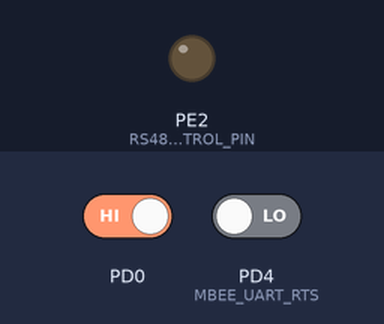
Recording of a program running on a simulated ATmega1280, built with avr-gcc and emulated at 16 MHz. Parts: output pins drawn as LEDs (lit = HIGH). The test bench sets the inputs (shaded band); at power-on: PD0 HIGH, PD4 (MBEE_UART_RTS) LOW. Pins used as bus, display or sensor lines are not drawn; what the program prints to the serial monitor is not drawn.

Above: at 1.2 s.
1.3 s: PD0 driven LOW
Timing chart, 0 to 4.3 s (numbered marks = the images above; inputs shaded):
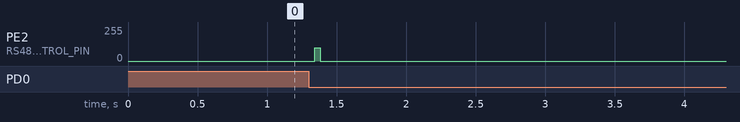

The program:

main.cpp
```cpp
#define F_CPU 16000000UL	// Тактовая частота 16 МГц
#include <avr/io.h>			// Библиотека именований регистров ввода-вывода
#include <util/delay.h>		// Библиотека задержек
#include <avr/interrupt.h>	// Библиотека векторов прерываний
#include <stdio.h>
#include <string.h>

#define DDR_SPI DDRB	// Регистр SPI
#define SCK DDB1		// Пин SCK
#define MOSI DDB2		// Пин MOSI
#define MISO DDB3		// Пин MISO
#define SS DDB0			// Пин SS

void spi_init(){
	DDR_SPI = (1<<MOSI) | (1<<SCK) | (1<<SS);	// Настройка пинов: MOSI, SCK, SS(PB0) - на выход
	DDR_SPI &= ~(1<<MISO);						// Настройка пина: MISO - на вход

	SPCR = (1<<SPE) | (1<<MSTR) | (1<<SPR0) | (1<<CPHA);	// Настройка SPI Control Register для работы с ацп ADS1220
}

uint8_t spi_transfer(uint8_t data) {
	SPDR = data;					// Запись данных в регистр
	while(!(SPSR & (1 << SPIF)));	// Ожидание завершения передачи
	return SPDR;					// Чтение полученного байта
}

// Высокий и низкий уровни Chip Select
#define CS_LOW()  PORTB &= ~(1 << PB0)
#define CS_HIGH() PORTB |=  (1 << PB0)

// Команды ADS1220
#define CMD_RESET  0x06
#define CMD_START  0x08
#define CMD_RDATA  0x10

void ads1220_reset() {
	CS_LOW();
	spi_transfer(CMD_RESET);
	CS_HIGH();
	_delay_ms(1); // Время на перезагрузку
}

long ads1220_read_data() {
	uint8_t b1, b2, b3;

	CS_LOW();
	spi_transfer(CMD_RDATA);	// Команда на чтение данных
	b1 = spi_transfer(0xFF);	// Старший байт (DATA MSB, биты 23-16)
	b2 = spi_transfer(0xFF);	// DATA (биты 15-8)
	b3 = spi_transfer(0xFF);	// Младший байт (DATA LSB, биты 7-0)
	CS_HIGH();

	// Сборка 24-битного результата
	long result = ((long)b1 << 16) | ((long)b2 << 8) | (long)b3;

	// Если число отрицательное (23-й бит = 1), расширяем знак до 32 бит
	if (result & 0x800000) {
		result |= 0xFF000000;
	}

	return result;
}

// Флаг готовности данных
volatile uint8_t data_ready_flag = 0;

void interrupt_init() {
	// Настройка пина PD0 (INT0) на вход
	DDRD &= ~(1 << DDD0);

	// EICRA — регистр управления прерываниями (для INT0-INT3)
	// ISC01 = 1, ISC00 = 0 -> Прерывание по спадающему фронту (Falling Edge)
	EICRA |= (1 << ISC01);
	EICRA &= ~(1 << ISC00);

	// EIMSK — маска внешних прерываний
	// Включение INT0
	EIMSK |= (1 << INT0);

	// Глобальное разрешение прерываний
	sei();
}

// Обработчик прерывания INT0
ISR (INT0_vect) {
	data_ready_flag = 1; // Устанавливаем флаг для основного цикла
}

void ads1220_setup(){
	CS_LOW();

	// Запись сразу 4 регистров, начиная с 0-го
	// Команда: 0x40 (WREG) | 0x00 (Начать с рег 0) | 0x03 (Записать 4 байта)
	spi_transfer(0x43);

	// Reg 0: MUX=AIN0-AIN1 (0000), GAIN=1 (000), PGA=Enable (0) -> 0x00
	spi_transfer(0x00);

	// Reg 1: 20 SPS, Continuous Mode
	// DR=20SPS (000), MODE=Normal (00), CM=Continuous (1), TS=Off (0), BCS=Off (0) -> 0x04
	spi_transfer(0x04);

	// Reg 2: VREF=Internal 2.048-V (00), 50/60=default (00), PSW=default (0), IDAC=Off (000) -> 0x00
	spi_transfer(0x00);

	// Reg 3: IDAC1=Off (000), IDAC2=Off (000), DRDY mode (0) -> 0x00
	spi_transfer(0x00);

	CS_HIGH();

	// Запуск преобразования ацп после настройки
	CS_LOW();
	spi_transfer(CMD_START); // Команда START/SYNC
	CS_HIGH();
}

void watchdog_init(){
	// Настройка пина PB4 на выход
	DDRB |= (1 << DDB4);

	// Установка начального значения
	PORTB &= ~(1 << PB4);
}

// Функция сброса сторожевого таймера супервизора
void watchdog_reset(){
	// Инвертирование состояние пина PB4
	PORTB ^= (1 << PB4);
}

#define RS485_CONTROL_PIN   PE2
#define RS485_CONTROL_DDR   DDRE
#define RS485_CONTROL_PORT  PORTE

#define RS485_TX_ENABLE()   RS485_CONTROL_PORT |= (1 << RS485_CONTROL_PIN)
#define RS485_RX_ENABLE()   RS485_CONTROL_PORT &= ~(1 << RS485_CONTROL_PIN)

void uart0_init(unsigned int baud) {
	unsigned int ubrr = F_CPU/16/baud - 1;
	UBRR0H = (unsigned char)(ubrr >> 8);
	UBRR0L = (unsigned char)ubrr;

	// Включение приемника и передатчика UART0
	UCSR0B = (1 << RXEN0) | (1 << TXEN0);
	// Настройка UART для Modbus ASCII: 7 бит данных, Even Parity, 1 Stop Bit
	UCSR0C = (1 << UPM01) | (1 << UCSZ01);

	// Настройка пина управления на выход
	RS485_CONTROL_DDR |= (1 << RS485_CONTROL_PIN);
	RS485_RX_ENABLE(); // Включение приема
}

void rs485_send_byte(uint8_t data) {
	RS485_TX_ENABLE();				// Включение передачи

	UDR0 = data;					// Загрузка данных в буфер

	// Ожидание завершения передачи байта
	while (!(UCSR0A & (1 << TXC0)));

	// Сброс флага завершения передачи вручную
	UCSR0A |= (1 << TXC0);

	RS485_RX_ENABLE();				// Возвращение на прием
}

// Функция для отправки строки
void rs485_send_string(char* s) {
	while (*s) {
		rs485_send_byte(*s++);
	}
}

#define MBEE_RESET_PIN  DDD1
#define MBEE_UART_RTS  DDD4

void mbee_hardware_reset() {
	// Устанавливаем пин МК в 1, чтобы "нажать" сброс (если схема инвертирующая)
	PORTD |= (1 << MBEE_RESET_PIN);
	_delay_ms(10); // Ждем время, необходимое для разряда емкостей модуля

	// Устанавливаем пин МК в 0, чтобы "отпустить" сброс
	PORTD &= ~(1 << MBEE_RESET_PIN);

	// Ждем время инициализации прошивки модуля (до 500 мс)
	_delay_ms(500);
}

void mbee_init() {
	DDRD |= (1 << MBEE_RESET_PIN);
	DDRD &= ~(1 << MBEE_UART_RTS);

	mbee_hardware_reset(); // Перезагрузка модуля
}

void uart1_init(unsigned int baud) {
	unsigned int ubrr = F_CPU/16/baud - 1;
	UBRR1H = (unsigned char)(ubrr >> 8);
	UBRR1L = (unsigned char)ubrr;

	// Настройка пина RTS на вход
	DDRD &= ~(1 << MBEE_UART_RTS);

	// Включение приемника и передатчика для UART1
	UCSR1B = (1 << RXEN1) | (1 << TXEN1);
	// Настройка кадра (7 бит данных, Even Parity, 1 Stop Bit для Modbus ASCII)
	UCSR1C = (1 << UPM11) | (1 << UCSZ11);
}

#define MBEE_RTS_PIN   PD4
#define MBEE_RTS_PORT  PIND

bool mbee_send_byte(uint8_t data) {
	uint32_t timeout_counter;

	// Ждем, пока RTS станет LOW (0)
	// Если RTS высокий (1), модуль занят - ожидание в цикле
	while (MBEE_RTS_PORT & (1 << MBEE_RTS_PIN)) {
		timeout_counter++;
		if (timeout_counter > 500000) return false; // Ошибка передачи
		watchdog_reset(); // Сбрасываем сторожевой таймер супервизора пока модуль занят
	}

	// Ждем освобождения буфера передатчика UART
	while (!(UCSR1A & (1 << UDRE1)));

	// Отправляем байт
	UDR1 = data;

	return true;
}

void mbee_send_string(char* s) {
	while (*s) {
		if (mbee_send_byte(*s)) mbee_hardware_reset();
		else *s++;
	}
}

void assemble_modbus_ascii(char* buffer, uint8_t addr, uint8_t func, int32_t val) {
	uint8_t data[4];

	// Разбивка числа на байты
	data[0] = (uint8_t)((val >> 24) & 0xFF); // Старший байт
	data[1] = (uint8_t)((val >> 16) & 0xFF);
	data[2] = (uint8_t)((val >> 8) & 0xFF);
	data[3] = (uint8_t)(val & 0xFF);         // Младший байт

	// Вычисление LRC (контрольная сумма)
	// LRC считается от бинарных данных: Адрес + Функция + Все байты данных
	uint8_t lrc = addr + func;
	for (uint8_t i = 0; i < 4; i++) {
		lrc += data[i];
	}
	lrc = (uint8_t)(-((int8_t)lrc)); // Финальный шаг вычисления LRC

	// Формирование итоговой строки (ASCII)
	// Формат: : [Addr][Func][Data0-3][LRC] \r\n
	// %02X означает "печать в HEX, минимум 2 символа, дополнить нулем"
	sprintf(buffer, ":%02X%02X%02X%02X%02X%02X%02X\r\n",
	addr,
	func,
	data[0], data[1], data[2], data[3],
	lrc);
}

#define ADC_OFFSET 1638400L // Соответствует 4 мА (0 бар)

int32_t code2pressure(int32_t adc_result) {
	// Вычитание смещения 4 мА
	int32_t corrected = adc_result - ADC_OFFSET;

	// Отсечка отрицательных значений (шум)
	if (corrected < 0) corrected = 0;

	// Расчет по формуле: (corrected * 25) / 16384
	// Используем сдвиг вправо на 14 бит вместо деления
	// Результат в миллибарах
	int32_t p_mbar = (corrected * 25L) >> 14;

	return p_mbar;
}

#define BAUD 9600
#define SLAVE_ID 0x01

int main(void)
{
	watchdog_init();
	spi_init();
	interrupt_init();
	uart0_init(BAUD);
	uart1_init(BAUD);
	ads1220_setup();
	mbee_init();

	while(1) {
		if (data_ready_flag) {
			data_ready_flag = 0; // Сброс флага

			// Чтение 24 бит через SPI и усреднение данных
			long long sum = 0;
			for(int i=0; i<16; i++) {
				sum += ads1220_read_data();
			}
			long average_result = sum / 16;
			char packet[64];
			assemble_modbus_ascii(packet, SLAVE_ID, 0x03, code2pressure(average_result)); // 0x03 - функция read

			// Отправка в провод (RS-485)
			rs485_send_string(packet);

			// Отправка в радио (MBee)
			mbee_send_string(packet);

			watchdog_reset();
		}
	}
}
```

Measured:
- after the input at 1.3 s, PE2 (RS485_CONTROL_PIN): 0/255 → 100/255 at once, → 0/255 0.04 s later
